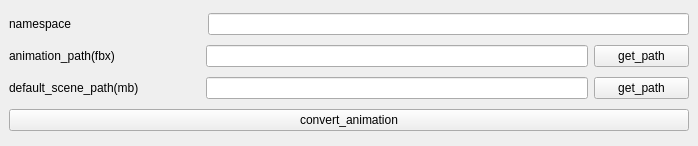
<?xml version="1.0" encoding="UTF-8"?>
<ui version="4.0">
 <class>MainWindow</class>
 <widget class="QMainWindow" name="MainWindow">
  <property name="geometry">
   <rect>
    <x>0</x>
    <y>0</y>
    <width>698</width>
    <height>146</height>
   </rect>
  </property>
  <property name="windowTitle">
   <string>MainWindow</string>
  </property>
  <widget class="QWidget" name="centralwidget">
   <layout class="QVBoxLayout" name="verticalLayout">
    <item>
     <layout class="QHBoxLayout" name="horizontalLayout_5" stretch="2,5">
      <item>
       <widget class="QLabel" name="label_5">
        <property name="text">
         <string>namespace</string>
        </property>
       </widget>
      </item>
      <item>
       <widget class="QLineEdit" name="namespace_text"/>
      </item>
     </layout>
    </item>
    <item>
     <layout class="QHBoxLayout" name="horizontalLayout_2" stretch="2,4,1">
      <item>
       <widget class="QLabel" name="label_2">
        <property name="text">
         <string>animation_path(fbx)</string>
        </property>
       </widget>
      </item>
      <item>
       <widget class="QLineEdit" name="fbx_path_txt"/>
      </item>
      <item>
       <widget class="QPushButton" name="get_fbx_path_btn">
        <property name="text">
         <string>get_path</string>
        </property>
       </widget>
      </item>
     </layout>
    </item>
    <item>
     <layout class="QHBoxLayout" name="horizontalLayout_3" stretch="2,4,1">
      <item>
       <widget class="QLabel" name="label_3">
        <property name="text">
         <string>default_scene_path(mb)</string>
        </property>
       </widget>
      </item>
      <item>
       <widget class="QLineEdit" name="defaultscene_path_txt"/>
      </item>
      <item>
       <widget class="QPushButton" name="get_defaultscene_path_btn">
        <property name="text">
         <string>get_path</string>
        </property>
       </widget>
      </item>
     </layout>
    </item>
    <item>
     <widget class="QPushButton" name="convert_btn">
      <property name="text">
       <string>convert_animation</string>
      </property>
     </widget>
    </item>
   </layout>
  </widget>
 </widget>
 <resources/>
 <connections/>
</ui>
